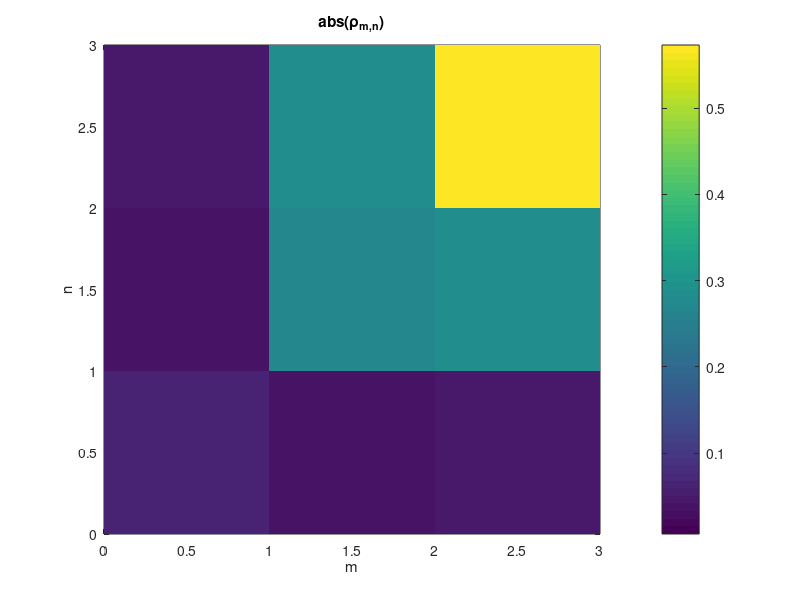
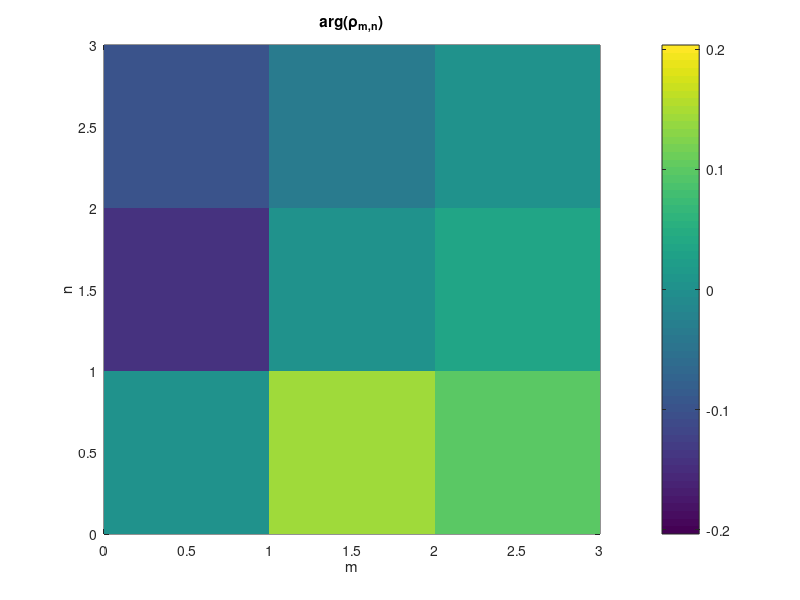

These figures' MATLAB source, in order:
clear;

N=3; % number of particles, system size = N+1
show=2; % if = 1, generated matrices, coefficients, etc. are displayed
imag1=sqrt(-1);

tic

J=-1; % hopping constant
E0=-1; % on-site potential
U=2.2; % on-site interaction
g=0.1; % gamma;
%% NB: we will multiply the relevant coefficients by g/2 in the end

%%%%%%%%%%%%%%%%%%%%%%%%%%%%%%%%%%
% Constructing basis
%%%%%%%%%%%%%%%%%%%%%%%%%%%%%%%%%%

k=1;
F{1}=sparse(eye(N+1));
for i=1:N+1
    for j=i+1:N+1
        k=k+1;
        F{k}=sparse([i j],[j i],[1 1]/sqrt(2),N+1,N+1);
        k=k+1;
        F{k}=sparse([i j],[j i],-imag1*[1 -1]/sqrt(2),N+1,N+1);
    end
end

for i=1:N
    k=k+1;
    temp(1:i)=ones(1,i);
    temp(i+1)=-i;
    F{k}=sparse([1:i+1],[1:i+1],temp/sqrt(i*(i+1)),N+1,N+1);
end

if(show==1)
    for i=1:(N+1)^2
        m_show=full(F{i})
    end
    
    for i=1:(N+1)^2
        trace_kk(i)=trace(F{i});
    end
    
    for i=1:(N+1)^2
        for j=1:(N+1)^2
            trace_kj(i,j)=trace(F{i}*F{j});
        end
    end
    
    trace_kk=trace_kk
    trace_kj=trace_kj
    
end



%%%%%%%%%%%%%%%%%%%%%%%%%%%%%%%%%%
% Calculating H in F-basis
%%%%%%%%%%%%%%%%%%%%%%%%%%%%%%%%%%

H=diag(E0*(2*[0:N]-N)+U/N*(2*[0:N]-N).^2); % diagonal
for i=1:N
    H(i+1,i)=J*sqrt((N-i+1)*(i));
    H(i,i+1)=J*sqrt((i)*(N-i+1));
end

H=H-trace(H)/(N+1)*eye(N+1);


Hs=sparse(H);
%% from here and further on we expand names of variables with "s"
%% to mark matrices in sparse representationc N^2 +2 N + 1

for i=1:(N+1)^2-1
    h(i)=trace(Hs*F{i+1});
end

if(show==1)
    H=H
    h=h
end

%break

%%%%%%%%%%%%%%%%%%%%%%%%%%%%
% Dissipator in F-basis
%%%%%%%%%%%%%%%%%%%%%%%%%%%%

A1s=sparse(diag(2*[0:N]-N));
A2=zeros(N+1);
for i=1:N
    A2(i+1,i)=-sqrt((N-i+1)*(i));
    A2(i,i+1)=sqrt((i)*(N-i+1));
end
A2=imag1*A2;
A2s=sparse(A2);
A1 = full(A1s);
AA = A1 - imag1*A2;

EE = (eye(N+1)+ imag1* eye(N+1))* sqrt(1.0/ 2.0/(N+1))
tr = trace(EE);
EET = EE * ctranspose(AA)
R1 = AA * EET
R2 = EET * AA
R = R1 - R2
EET = EE * ctranspose(AA)
A2=0;

%A1s=sparse(diag([0:N]));
%A2s=sparse(diag([N:-1:0]));

if(show==1)
    full(A1s)
    full(A2s)
end

%break

for i=1:(N+1)^2-1
    a1(i)=trace(A1s*F{i+1});
    a2(i)=trace(A2s*F{i+1});
end

if(show==1)
    a1=a1
    a2=a2
end

for i=1:(N+1)^2-1
    for j=1:(N+1)^2-1
        a(i,j)=(a1(i)-imag1*a2(i))*conj(a1(j)-imag1*a2(j));
    end
end

%for i=1:(N+1)^2
%    for j=1:(N+1)^2
%        a(i,j)=a1(i)*a1(j)+a2(i)*a2(j);
%    end
%end


as=sparse(a);
a=0;

if(show==1)
    a=full(as)
    a=0;
end

%%%%%%%%%%%%%%%%%%%%%%%%%%%%%%%%
% Calculating f_{ijk} and d_{ijk}
%%%%%%%%%%%%%%%%%%%%%%%%%%%%%%%%
for i=1:(N+1)^2-1
    for j=1:(N+1)^2-1
        for k=1:(N+1)^2-1
            f_temp(j,k)=-imag1*trace(F{i+1}*(F{j+1}*F{k+1}-F{k+1}*F{j+1}));
            d_temp(j,k)=trace(F{i+1}*(F{j+1}*F{k+1}+F{k+1}*F{j+1}));
        end
    end
    fs{i}=sparse(f_temp);
    nzf(i)=nzmax(fs{i}); %% to test numel in sparse representation
    ds{i}=sparse(d_temp);
    nzd(i)=nzmax(ds{i}); %% to test numel
end
f_temp=0;
d_temp=0;

if(show==2)
    sumnzf=sum(nzf) %% actual numel of non-zero f_{ijk}
    sumnzd=sum(nzd) %% actual numel of non-zero d_{ijk}
    max_vol=(N+1)^6 %% numel of f_{ijk} and d_{ijk} including zeros
end


%%%%%%%%%%%%%%%%%%%%%%%%%%%%%%%%%%%%%%%%%%
% Caclulating Q_{sm}
%%%%%%%%%%%%%%%%%%%%%%%%%%%%%%%%%%%%%%%%%%

Qs=sparse(zeros((N+1)^2-1));
for i=1:(N+1)^2-1
    Qs=Qs+h(i)*fs{i}; %% fs{i} is a sparse matrix of f_{i,j,k}, i fixed, j,k=1...(N+1)^2
end

%if(show==1)
Q_full=full(Qs)
Q_full=0;
%end

%%%%%%%%%%%%%%%%%%%%%%%%%%%%%%%%%%%%%%%%%%
% Caclulating K_s
%%%%%%%%%%%%%%%%%%%%%%%%%%%%%%%%%%%%%%%%%%

K=zeros((N+1)^2-1,1);
for j=1:(N+1)^2-1
    k_temp=0;
    for i=1:(N+1)^2-1
        k_temp=k_temp+as(i,:)*fs{i}(:,j); %% to make a sum over middle index
    end
    K(j)=k_temp;
end
K=g/N*imag1/(N+1)*K;
Ks=sparse(K);
K=0;

%   if(show==1)
K_full=full(Ks)
K_full=0;
%   end

%%%%%%%%%%%%%%%%%%%%%%%%%%%%%%%%%%%%%%%%%%
% Caclulating R_{sm}
%%%%%%%%%%%%%%%%%%%%%%%%%%%%%%%%%%%%%%%%%%
% N.B. Matrix operations are used for acceleration. Result verified
% against direct multi-cycle calculation


R=zeros((N+1)^2-1);
for i=1:(N+1)^2-1
    for k=1:(N+1)^2-1
        R=R+as(i,k)*(fs{k}.'*(fs{i}+imag1*ds{i})+fs{i}.'*conj(fs{k}+imag1*ds{k}));
    end
end
R=-R/4*g/N;
Rs=sparse(R);
R=0;

%   if(show==1)
R=full(Rs)
R=0;
%  end



%%%%%%%%%%%%%%%%%%%%%%%%%%%%%%%%%%
% Solving for a stationary point
%%%%%%%%%%%%%%%%%%%%%%%%%%%%%%%%%%

Gs=Qs+Rs;
if(max(max(abs(imag(Gs))))<1e-15)
    Gs=real(Gs)
end

if(max(abs(imag(Ks)))<1e-15)
    Ks=real(Ks)
end


%G_to_solve=full(Gs(2:(N+1)^2,2:(N+1)^2));
%K_to_solve=full(Ks(2:(N+1)^2));
%det(G_to_solve)

%if(detG~=0)
%RhoF=linsolve(G_to_solve,-K_to_solve)
RhoF=linsolve(full(Gs),-full(Ks))

%else
%% Two of many solutions for a consistent det=0 systems
%if(rank([full(Gs),-full(Ks)])==rank(full(Gs)))
%    RhoF1=-Ks\Gs
%    RhoF2=-pinv(full(Gs))*Ks
%
%end
%end

Rho=F{1}/(N+1);
for i=2:(N+1)^2
    Rho=Rho+RhoF(i-1)*F{i};
end

Rho=full(Rho)

trace(Rho)
trace(Rho^2)

toc

figure;
[nx,ny]=meshgrid([0:N],[0:N]);
h=pcolor(nx,ny,abs(Rho));
set(h,'EdgeColor','None')
xlabel('m')
ylabel('n')
title('abs(\rho_{m,n})')
colorbar

figure;
[nx,ny]=meshgrid([0:N],[0:N]);
h=pcolor(nx,ny,angle(Rho));
set(h,'EdgeColor','None')
xlabel('m')
ylabel('n')
title('arg(\rho_{m,n})')
colorbar